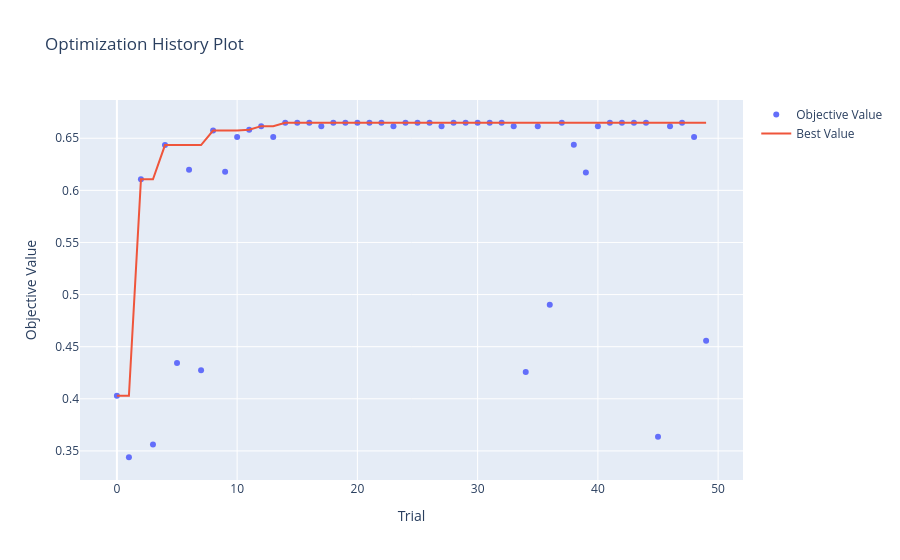
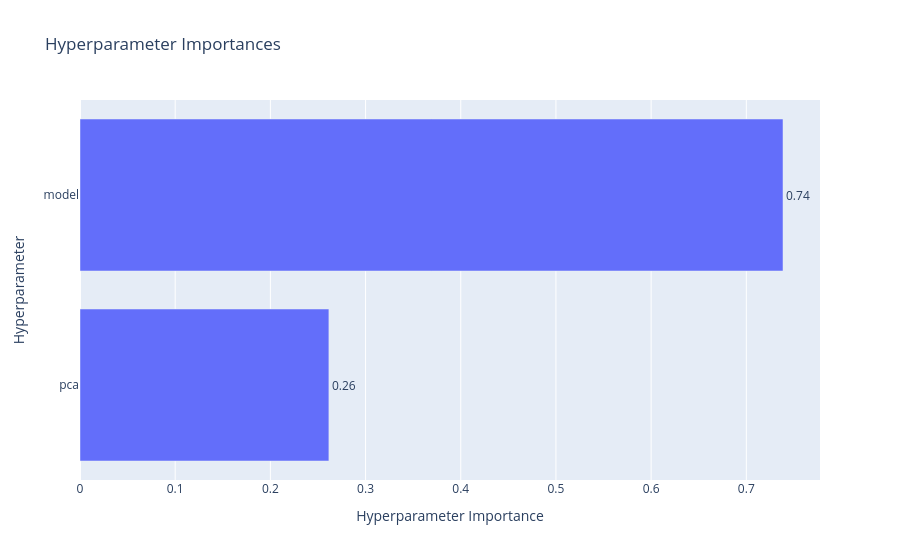

Here is the notebook cell these charts were saved with, in order:
### Code cell
from optuna.visualization import plot_optimization_history, plot_param_importances

plot_optimization_history(study_svm).show()
plot_param_importances(study_svm).show()

### Figure 1 — Plotly figure (JSON) as saved in the notebook; plotly's stock layout.template omitted (floating-point values rounded to 4 significant figures)
{"data": [{"mode": "markers", "name": "Objective Value", "type": "scatter", "x": [0, 1, 2, 3, 4, 5, 6, 7, 8, 9, 10, 11, 12, 13, 14, 15, 16, 17, 18, 19, 20, 21, 22, 23, 24, 25, 26, 27, 28, 29, 30, 31, 32, 33, 34, 35, 36, 37, 38, 39, 40, 41, 42, 43, 44, 45, 46, 47, 48, 49], "y": [0.4029, 0.3439, 0.6106, 0.3561, 0.6434, 0.4342, 0.6199, 0.4275, 0.6574, 0.6178, 0.6512, 0.6582, 0.6616, 0.6512, 0.6649, 0.6649, 0.6648, 0.6616, 0.6648, 0.6648, 0.6649, 0.6648, 0.6648, 0.6616, 0.6648, 0.6648, 0.6648, 0.6616, 0.6648, 0.6648, 0.6648, 0.6649, 0.6649, 0.6616, 0.4257, 0.6616, 0.4903, 0.6648, 0.6438, 0.6171, 0.6616, 0.6649, 0.6649, 0.6648, 0.6648, 0.3635, 0.6616, 0.6649, 0.6512, 0.4556]}, {"mode": "lines", "name": "Best Value", "type": "scatter", "x": [0, 1, 2, 3, 4, 5, 6, 7, 8, 9, 10, 11, 12, 13, 14, 15, 16, 17, 18, 19, 20, 21, 22, 23, 24, 25, 26, 27, 28, 29, 30, 31, 32, 33, 34, 35, 36, 37, 38, 39, 40, 41, 42, 43, 44, 45, 46, 47, 48, 49], "y": [0.4029, 0.4029, 0.6106, 0.6106, 0.6434, 0.6434, 0.6434, 0.6434, 0.6574, 0.6574, 0.6574, 0.6582, 0.6616, 0.6616, 0.6649, 0.6649, 0.6649, 0.6649, 0.6649, 0.6649, 0.6649, 0.6649, 0.6649, 0.6649, 0.6649, 0.6649, 0.6649, 0.6649, 0.6649, 0.6649, 0.6649, 0.6649, 0.6649, 0.6649, 0.6649, 0.6649, 0.6649, 0.6649, 0.6649, 0.6649, 0.6649, 0.6649, 0.6649, 0.6649, 0.6649, 0.6649, 0.6649, 0.6649, 0.6649, 0.6649]}, {"marker": {"color": "#cccccc"}, "mode": "markers", "name": "Infeasible Trial", "showlegend": false, "type": "scatter", "x": [], "y": []}], "layout": {"title": {"text": "Optimization History Plot"}, "xaxis": {"title": {"text": "Trial"}}, "yaxis": {"title": {"text": "Objective Value"}}}}

### Figure 2 — Plotly figure (JSON) as saved in the notebook; plotly's stock layout.template omitted (floating-point values rounded to 4 significant figures)
{"data": [{"cliponaxis": false, "hovertemplate": ["pca (CategoricalDistribution): 0.26146924036485875<extra></extra>", "model (CategoricalDistribution): 0.7385307596351413<extra></extra>"], "name": "Objective Value", "orientation": "h", "text": ["0.26", "0.74"], "textposition": "outside", "type": "bar", "x": [0.2615, 0.7385], "y": ["pca", "model"]}], "layout": {"title": {"text": "Hyperparameter Importances"}, "xaxis": {"title": {"text": "Hyperparameter Importance"}}, "yaxis": {"title": {"text": "Hyperparameter"}}}}
